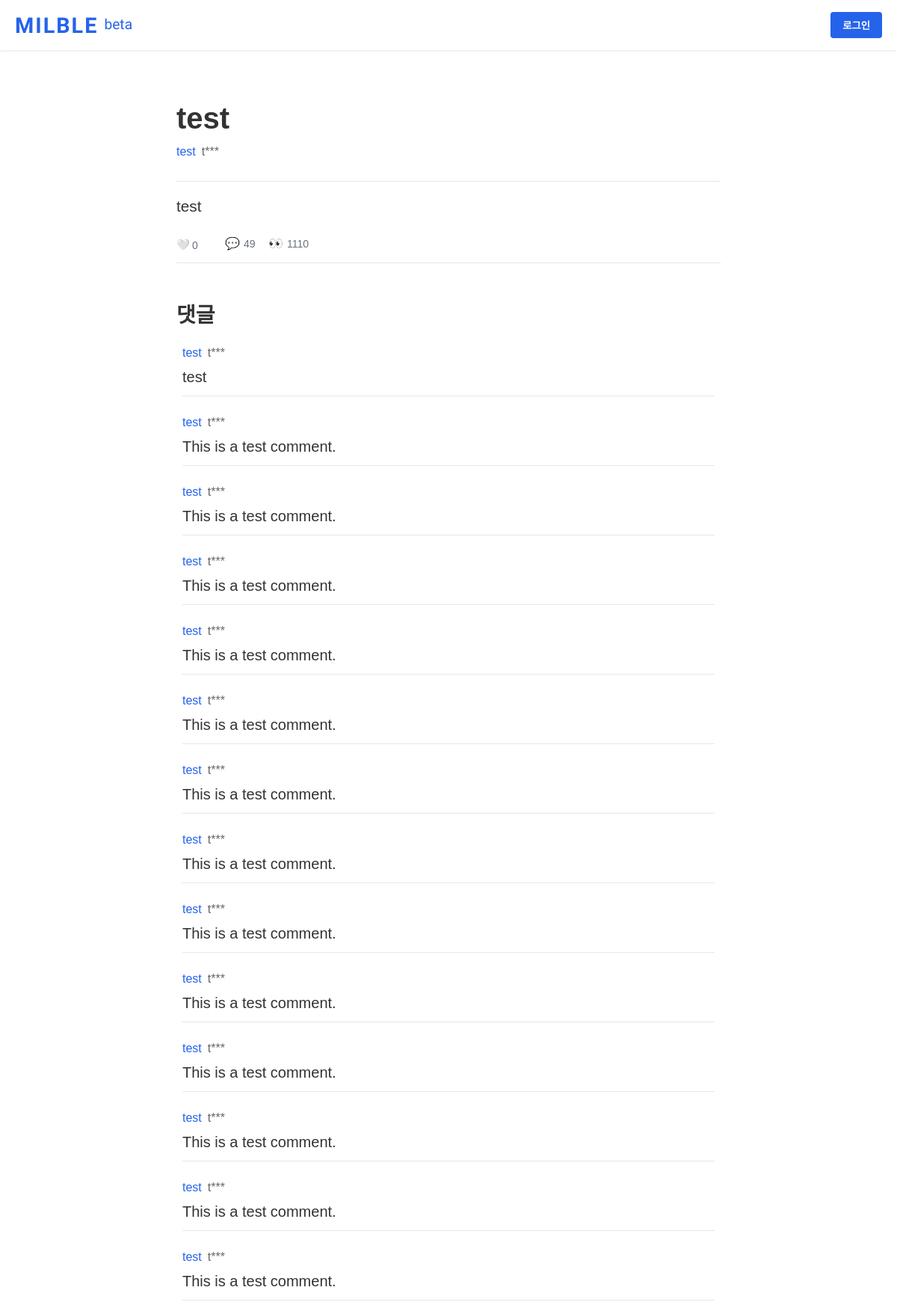
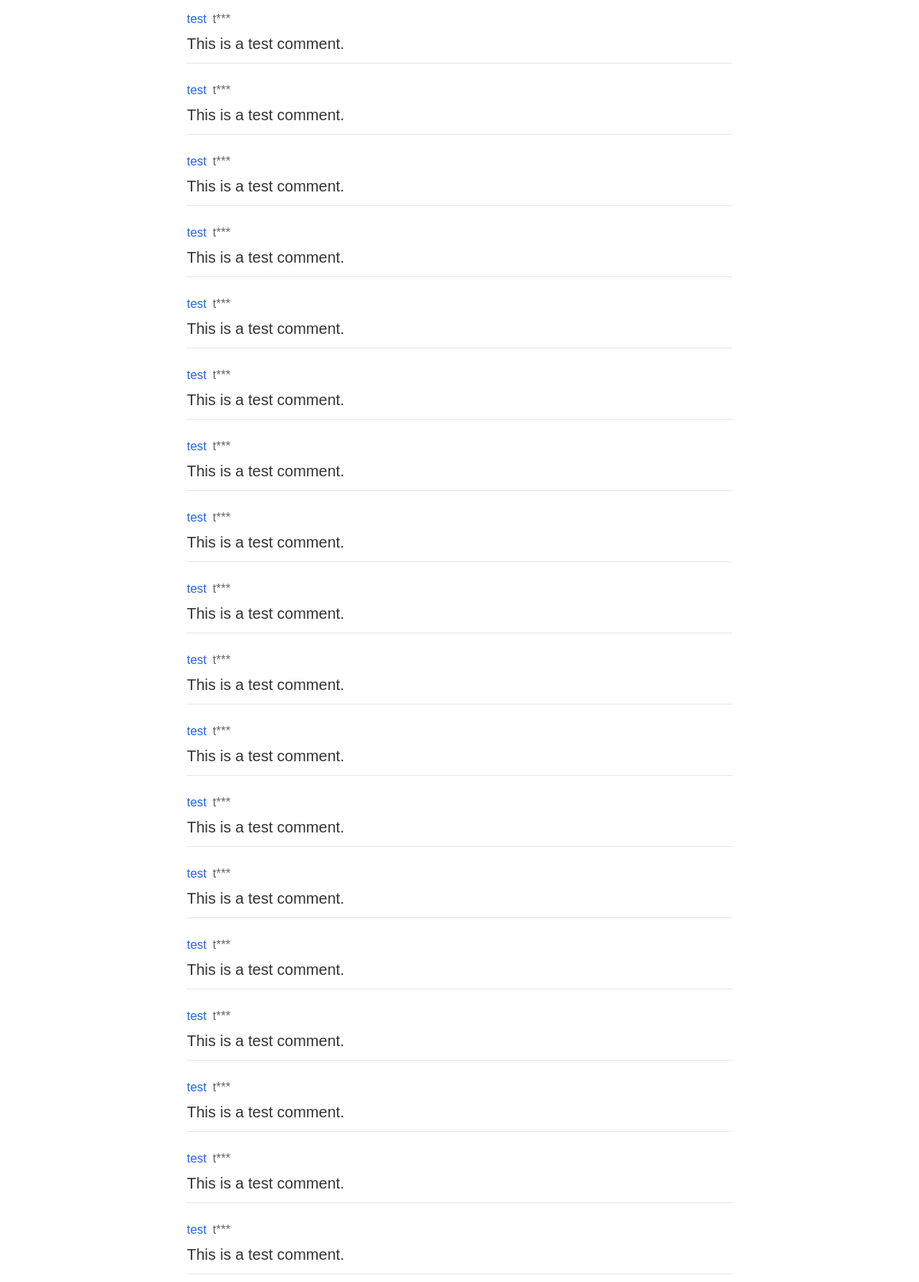
The app's page /post/24/ (upper part) with its own data (2 pictures, top to bottom).
### milble_app/models.py (models this page shows, shortened)
class Post(models.Model):
    title = models.CharField(max_length=200)
    content = models.TextField()
    created_at = models.DateTimeField(auto_now_add=True)
    updated_at = models.DateTimeField(auto_now=True)
    author = models.CharField(max_length=100)  # 글쓴이
    unit = models.ForeignKey(Unit, null=True, blank=True, on_delete=models.SET_NULL)  # 부대 선택 필드
    category = models.ForeignKey(Category, null=True, blank=True, on_delete=models.SET_NULL)  # 카테고리 선택 필드
    likes = models.PositiveIntegerField(default=0)  # 좋아요 수, 기본값 0
    comments_count = models.PositiveIntegerField(default=0)  # 댓글 수, 기본값 0
    views = models.PositiveIntegerField(default=0)  # 조회수, 기본값 0
    liked_users = models.ManyToManyField('CustomUser', related_name='liked_posts', blank=True)  # 좋아요 누른 사용자들
    class Meta:
        indexes = [
            models.Index(fields=['unit']),          # unit 필드에 인덱스 추가
            models.Index(fields=['category']),      # category 필드에 인덱스 추가
            models.Index(fields=['created_at']),    # created_at 필드에 인덱스 추가
        ]

class Unit(models.Model):
    name = models.CharField(max_length=100, unique=True)
    answer1 = models.CharField(max_length=255, blank=False)
    answer2 = models.CharField(max_length=255, blank=False)
    answer3 = models.CharField(max_length=255, blank=False)
    subscriber_count = models.PositiveIntegerField(default=0)  # 가입자 수 변수 추가
    def __str__(self):
        return self.name

class Comment(models.Model):
    post = models.ForeignKey(Post, related_name='comments', on_delete=models.CASCADE)
    content = models.TextField(blank=True, null=True)
    created_at = models.DateTimeField(auto_now_add=True)
    author = models.CharField(max_length=100)  # 글쓴이
    unit = models.CharField(max_length=100)  # 부대 소속
    class Meta:
        indexes = [
            models.Index(fields=['post']),          # post 필드에 인덱스 추가
            models.Index(fields=['created_at']),    # created_at 필드에 인덱스 추가
        ]

### milble_app/views.py (the view)
# urls.py: path('post/<int:post_id>/', views.post_detail, name='post_detail'),
@cache_page(60 * 15)  # 15분 동안 캐시
def post_detail(request, post_id):
    post = get_object_or_404(Post, id=post_id)
    comments = post.comments.all()  # 해당 게시물에 달린 모든 댓글을 가져옴
    post.views += 1
    post.save()
    if request.method == "POST":
        custom_user = request.user  # 로그인된 사용자의 CustomUser 객체
        if 'comment-submit' in request.POST:
            print(request.POST)
            form = CommentForm(request.POST)
            if form.is_valid():
                comment = form.save(commit=False)
                comment.post = post
                comment.author = custom_user.username
                comment.unit = custom_user.unit
                comment.save()
                post.comments_count += 1  # Assuming you have a comments_count field in Post model
                post.save()
                return redirect('post_detail', post_id=post_id)
        elif 'reply-submit' in request.POST:
            reply_form = ReplyForm(request.POST)
            comment_id = request.POST.get('comment_id')
            comment = get_object_or_404(Comment, id=comment_id)
            if reply_form.is_valid():
                reply = reply_form.save(commit=False)
                reply.comment = comment
                reply.author = custom_user.username
                reply.unit = custom_user.unit
                reply.save()
                return redirect('post_detail', post_id=post_id)
    else:
        form = CommentForm()
    author_masked = post.author[0] + '*' * (len(post.author) - 1)
    context = {
        'post': post,
        'author_masked': author_masked,
        'comments': comments,
        'form': form,
    }
    return render(request, 'post_detail.html', context)

### milble_app/templatetags/mask_filters.py (called while the page is built)
@register.filter(name='mask_author')
def mask_author(author):
    if len(author) > 1:
        return author[0] + '*' * (len(author) - 1)  # 첫 글자 제외한 나머지 '*'로 마스킹
    return author  # 한 글자일 경우 그대로 반환

### templates/post_detail.html (shortened to what this page needs)
{% extends 'base.html' %}
{% load mask_filters %}
{% load static %}
{% block head %}
    <link rel="stylesheet" type="text/css" href="{% static 'post_detail.css' %}">
    <link rel="stylesheet" href="https://cdnjs.cloudflare.com/ajax/libs/font-awesome/5.15.4/css/all.min.css">
{% endblock %}
{% block main %}
    <div class="container">
        <h1 class="post-title">{{ post.title }}</h1>
        <div class="post-meta">
            <span class="unit">{{ post.unit|default:"소속 없음" }}</span>
            <span>{{ author_masked }}</span>
        </div>
        <div class="post-content">
            {{ post.content }}
        </div>
        <div class="post-stats">
        <form method="POST" action="{% url 'post_like' post.id %}" class="like-form">
            <button type="submit" class="like-button">
                <span class="icon">
                    {% if user in post.liked_users.all %}
                        ❤️
                    {% else %}
                        🤍
                    {% endif %}
                </span>
                <span class="number">{{ post.likes }}</span>
            </button>
        </form>
            <div class="comment-stat">
                <span class="icon">💬</span>
                <span class="number">{{ post.comments_count }}</span>
            </div>
            <div class="views-stat">
                <span class="icon">👀</span>
                <span class="number">{{ post.views }}</span>
            </div>
        </div>
        <div class="comments-section">
            <h2 class="comments-title">댓글</h2>
            <ul class="comment-list">
                {% for comment in comments %}
                <div class="comment">
                    <div class="comment-container">
                        <div class="comment-meta">
                            <span class="unit">{{ comment.unit }}</span>
                            <span class="author">{{ comment.author|mask_author }}</span>
                        </div>
                        <div class="comment-content">
                            {{ comment.content }}
                        </div>
                    </div>
                </div>
                {% endfor %}
            </ul>
        </div>
    </div>
{% endblock %}

### static/post_detail.css (style rules this page uses)
body { font-family: 'Noto Sans KR', sans-serif; margin: 0; padding: 0; background-color: #ffffff; color: #333; }
.container { max-width: 728px; margin: 0 auto; padding: 20px; background-color: #fff; min-height: calc(100vh - 200px); }
.post-title { font-size: 2.5rem; font-weight: 700; margin-bottom: 8px; line-height: 1.4; }
.post-meta { display: flex; color: #666; font-size: 1rem; margin-bottom: 16px; border-bottom: 1px solid #e5e7eb; padding-bottom: 30px; }
.post-meta > * { margin-right: 8px; }
.post-meta .unit { color: #2563eb; font-weight: 500; }
.unit { color: #2563eb; font-weight: 500; font-size: 1rem; }
.post-content { font-size: 1.3rem; line-height: 1.6; margin-bottom: 24px; }
.comments-section { border-top: 1px solid #e5e7eb; padding-top: 24px; max-width: 100%; }
.comments-title { font-size: 1.75rem; font-weight: 700; margin-bottom: 16px; }
.comment { background-color: #ffffff; padding: 8px; border-radius: 8px; position: relative; margin-bottom: 10px; }
.comment-meta { display: flex; color: #666; font-size: 14px; margin-bottom: 8px; }
.comment-meta > * { margin-right: 8px; }
.comment-content { font-size: 1.25rem; line-height: 1.5; margin-bottom: 10px; }
.comment-container { border-bottom: 1px solid #e5e7eb; }
.comment-list { padding-left: 0; list-style-type: none; margin-bottom: 0px; }
.post-stats { display: flex; gap: 1px; font-size: 0.875rem; color: #6b7280; margin-top: 16px; margin-bottom: 16px; }
.like-stat, .comment-stat, .views-stat { display: flex; align-items: center; gap: 5px; }
.icon { font-size: 1rem; }
.number { display: inline-block; width: 2rem; text-align: left; }
.like-button { display: flex; align-items: center; gap: 3px; background-color: transparent; border: none; cursor: pointer; font-size: 1rem; color: inherit; padding: 0; transform: translateY(0.2rem); font-size: 0.875rem; }
.like-button .icon { font-size: 0.9rem; }
.like-button .number { display: inline-block; text-align: left; align-items: center; }
.like-form { display: inline-block; margin: 0; padding: 0; text-align: center; width: 4rem; }
.author { font-size: 1rem; }
html { font-size: 16px; }
@media (max-width: 1200px) { html { font-size: 16px; } }

### records on screen
Post: title "test", unit "test", content "test", likes "0", comments_count "49", views "1110"
Comment: unit "test", author|mask_author "t***", content "test"
Comment: unit "test", author|mask_author "t***", content "This is a test comment."
Comment: unit "test", author|mask_author "t***", content "This is a test comment."
Comment: unit "test", author|mask_author "t***", content "This is a test comment."
Comment: unit "test", author|mask_author "t***", content "This is a test comment."
Comment: unit "test", author|mask_author "t***", content "This is a test comment."
Comment: unit "test", author|mask_author "t***", content "This is a test comment."
Comment: unit "test", author|mask_author "t***", content "This is a test comment."
Comment: unit "test", author|mask_author "t***", content "This is a test comment."
Comment: unit "test", author|mask_author "t***", content "This is a test comment."
Comment: unit "test", author|mask_author "t***", content "This is a test comment."
Comment: unit "test", author|mask_author "t***", content "This is a test comment."
Comment: unit "test", author|mask_author "t***", content "This is a test comment."
Comment: unit "test", author|mask_author "t***", content "This is a test comment."
Comment: unit "test", author|mask_author "t***", content "This is a test comment."
Comment: unit "test", author|mask_author "t***", content "This is a test comment."
Comment: unit "test", author|mask_author "t***", content "This is a test comment."
Comment: unit "test", author|mask_author "t***", content "This is a test comment."
Comment: unit "test", author|mask_author "t***", content "This is a test comment."
Comment: unit "test", author|mask_author "t***", content "This is a test comment."
Comment: unit "test", author|mask_author "t***", content "This is a test comment."
Comment: unit "test", author|mask_author "t***", content "This is a test comment."
Comment: unit "test", author|mask_author "t***", content "This is a test comment."
Comment: unit "test", author|mask_author "t***", content "This is a test comment."
Comment: unit "test", author|mask_author "t***", content "This is a test comment."
Comment: unit "test", author|mask_author "t***", content "This is a test comment."
Comment: unit "test", author|mask_author "t***", content "This is a test comment."
Comment: unit "test", author|mask_author "t***", content "This is a test comment."
Comment: unit "test", author|mask_author "t***", content "This is a test comment."
Comment: unit "test", author|mask_author "t***", content "This is a test comment."
Comment: unit "test", author|mask_author "t***", content "This is a test comment."
Comment: unit "test", author|mask_author "t***", content "This is a test comment."

### other values on screen
{{ author_masked }} "t***"
